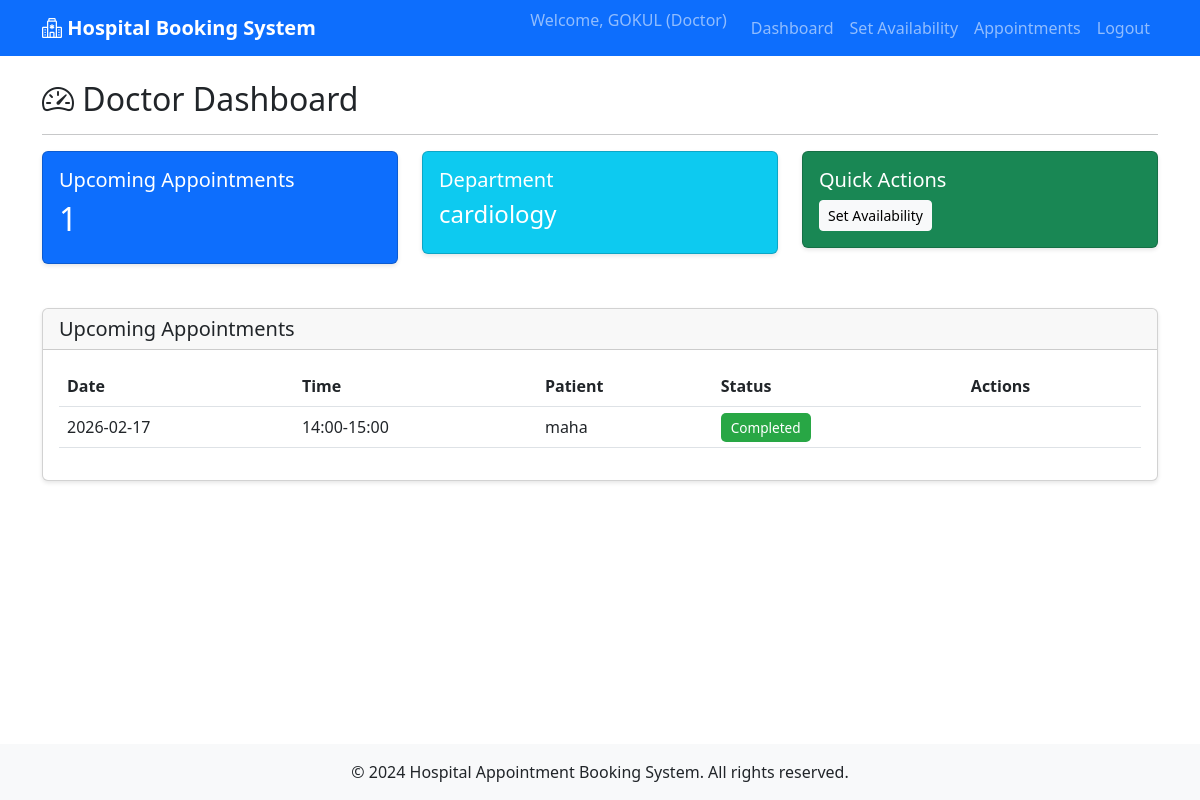
Page /doctor/dashboard (signed in) on the committed database.
### app/models/doctor.py (models this page shows, shortened)
class Doctor(db.Model):
    __tablename__ = 'doctors'
    id = db.Column(db.Integer, primary_key=True)
    name = db.Column(db.String(100), nullable=False)
    department = db.Column(db.String(100), nullable=False)
    specialization = db.Column(db.String(200), nullable=False)
    user_id = db.Column(db.Integer, db.ForeignKey('users.id'), nullable=True)
    availabilities = db.relationship('Availability', backref='doctor', lazy=True, cascade='all, delete-orphan')
    appointments = db.relationship('Appointment', backref='doctor', lazy=True)
    appointments = db.relationship(
    'Appointment',
    back_populates='doctor',
    cascade='all, delete'
)

### app/models/appointment.py (models this page shows, shortened)
class Appointment(db.Model):
    __tablename__ = 'appointments'
    id = db.Column(db.Integer, primary_key=True)
    patient_id = db.Column(db.Integer, db.ForeignKey('users.id'), nullable=False)
    doctor_id = db.Column(db.Integer, db.ForeignKey('doctors.id'), nullable=False)
    date = db.Column(db.Date, nullable=False)
    time = db.Column(db.String(50), nullable=False)
    status = db.Column(db.String(20), default='pending', nullable=False)
    created_at = db.Column(db.DateTime, default=datetime.utcnow)
    patient = db.relationship('User', back_populates='appointments')
    doctor = db.relationship('Doctor', back_populates='appointments')

### app/models/user.py (models this page shows)
class User(db.Model, UserMixin):
    __tablename__ = 'users'
    id = db.Column(db.Integer, primary_key=True)
    name = db.Column(db.String(100))
    email = db.Column(db.String(120), unique=True)
    password = db.Column(db.String(200))
    role = db.Column(db.String(20))
    appointments = db.relationship(
    'Appointment',
    back_populates='patient',
    cascade='all, delete'
)

### app/routes/doctor.py (the view)
@doctor_bp.route('/dashboard')
@login_required
def dashboard():
    user_id = session.get('user_id')
    doctor = Doctor.query.filter_by(user_id=user_id).first()
    if not doctor:
        flash('Doctor profile not found. Please contact admin.', 'error')
        return redirect(url_for('auth.logout'))
    today = date.today()
    appointments = Appointment.query.filter_by(
        doctor_id=doctor.id
    ).filter(
        Appointment.date >= today
    ).order_by(Appointment.date.asc(), Appointment.time.asc()).all()
    return render_template('doctor/dashboard.html', doctor=doctor, appointments=appointments)

### app/routes/doctor.py (called while the page is built)
def login_required(f):
    @wraps(f)
    def decorated_function(*args, **kwargs):
        if 'user_id' not in session or session.get('user_role') != 'doctor':
            flash('Please login as a doctor to access this page', 'error')
            return redirect(url_for('auth.login'))
        return f(*args, **kwargs)
    return decorated_function

### app/templates/doctor/dashboard.html (shortened to what this page needs)
{% extends "base.html" %}
{% block content %}
<div class="row">
    <div class="col-md-12">
        <h2><i class="bi bi-speedometer2"></i> Doctor Dashboard</h2>
        <hr>
    </div>
</div>
<div class="row mb-4">
    <div class="col-md-4">
        <div class="card text-white bg-primary">
            <div class="card-body">
                <h5 class="card-title">Upcoming Appointments</h5>
                <h2>{{ appointments|length }}</h2>
            </div>
        </div>
    </div>
    <div class="col-md-4">
        <div class="card text-white bg-info">
            <div class="card-body">
                <h5 class="card-title">Department</h5>
                <h4>{{ doctor.department }}</h4>
            </div>
        </div>
    </div>
    <div class="col-md-4">
        <div class="card text-white bg-success">
            <div class="card-body">
                <h5 class="card-title">Quick Actions</h5>
                <a href="{{ url_for('doctor.set_availability') }}"
                   class="btn btn-light btn-sm">
                   Set Availability
                </a>
            </div>
        </div>
    </div>
</div>
<div class="row">
    <div class="col-md-12">
        <div class="card">
            <div class="card-header">
                <h5 class="mb-0">Upcoming Appointments</h5>
            </div>
            <div class="card-body">
                {% if appointments %}
                <div class="table-responsive">
                    <table class="table table-hover">
                        <thead>
                            <tr>
                                <th>Date</th>
                                <th>Time</th>
                                <th>Patient</th>
                                <th>Status</th>
                                <th>Actions</th>
                            </tr>
                        </thead>
                        <tbody>
                            {% for appointment in appointments %}
                            <tr>
                                <td>{{ appointment.date.strftime('%Y-%m-%d') }}</td>
                                <td>{{ appointment.time }}</td>
                                <td>{{ appointment.patient.name }}</td>
                                <td>
                                    <span class="status-badge status-{{ appointment.status }}">
                                        {{ appointment.status|title }}
                                    </span>
                                </td>
                                <td>
                                </td>
                            </tr>
                            {% endfor %}
                        </tbody>
                    </table>
                </div>
                {% else %}
                <p class="text-center text-muted">No upcoming appointments.</p>
                {% endif %}
            </div>
        </div>
    </div>
</div>
{% endblock %}

### app/templates/base.html (shortened to what this page needs)
<!DOCTYPE html>
<html lang="en">
<head>
    <link href="https://cdn.jsdelivr.net/npm/bootstrap@5.3.0/dist/css/bootstrap.min.css" rel="stylesheet">
    <link rel="stylesheet" href="https://cdn.jsdelivr.net/npm/bootstrap-icons@1.10.0/font/bootstrap-icons.css">
</head>
<body>
<nav class="navbar navbar-expand-lg navbar-dark bg-primary">
    <div class="container">
        <a class="navbar-brand" href="/">
            <i class="bi bi-hospital"></i> Hospital Booking System
        </a>
        <div class="collapse navbar-collapse" id="navbarNav">
            <ul class="navbar-nav ms-auto">
                {% if session.user_id %}
                    <li class="nav-item">
                        <span class="navbar-text me-3">
                            Welcome, {{ session.user_name }} ({{ session.user_role|title }})
                        </span>
                    </li>
                    {% if session.user_role == 'patient' %}
                        <li class="nav-item">
                            <a class="nav-link" href="{{ url_for('patient.dashboard') }}">Dashboard</a>
                        </li>
                        <li class="nav-item">
                            <a class="nav-link" href="{{ url_for('patient.departments') }}">Departments</a>
                        </li>
                        <li class="nav-item">
                            <a class="nav-link" href="{{ url_for('patient.appointments') }}">My Appointments</a>
                        </li>
                    {% elif session.user_role == 'doctor' %}
                        <li class="nav-item">
                            <a class="nav-link" href="{{ url_for('doctor.dashboard') }}">Dashboard</a>
                        </li>
                        <li class="nav-item">
                            <a class="nav-link" href="{{ url_for('doctor.set_availability') }}">Set Availability</a>
                        </li>
                        <li class="nav-item">
                            <a class="nav-link" href="{{ url_for('doctor.appointments') }}">Appointments</a>
                        </li>
                    {% endif %}
                    <li class="nav-item">
                        <a class="nav-link" href="{{ url_for('auth.logout') }}">Logout</a>
                    </li>
                {% endif %}
            </ul>
        </div>
    </div>
</nav>
<div class="main-content">
    <div class="container mt-4">
        {% block content %}{% endblock %}
    </div>
</div>
<footer class="bg-light text-center py-3 mt-5">
    <div class="container">
        <p class="mb-0">&copy; 2024 Hospital Appointment Booking System. All rights reserved.</p>
    </div>
</footer>
</body>
</html>

### app/templates/base.html (style rules this page uses)
body { min-height: 100vh; display: flex; flex-direction: column; }
.main-content { flex: 1; }
.navbar-brand { font-weight: bold; }
.card { box-shadow: 0 2px 4px rgba(0,0,0,0.1); margin-bottom: 20px; }
.status-badge { padding: 5px 10px; border-radius: 5px; font-size: 0.85em; }
.status-completed { background-color: #28a745; color: #fff; }

### rows in the picture
Doctor: user_name "GOKUL", department "cardiology"
Appointment: date "2026-02-17", time "14:00-15:00", patient.name "maha", status "Completed"

### other values in the picture
{{ session.user_role|title }} "Doctor"
{{ appointments|length }} "1"
